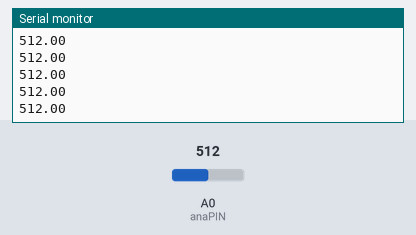
Recording of a sketch running on a simulated Arduino Uno, built with avr-gcc and run on an emulated ATmega328P. On the bench: the last lines printed to the serial monitor. The inputs (shaded band) are chosen by the test bench; at power-on: A0 (anaPIN) = 512.

Above: at 1.2 s.
1.3 s: A0 (anaPIN) set to 716
At 2.4 s:
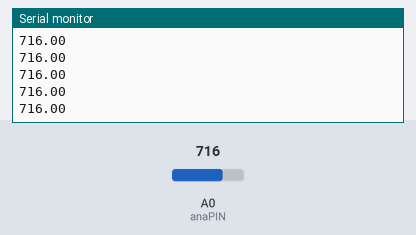
2.8 s: A0 (anaPIN) set to 900
At 3.4 s:
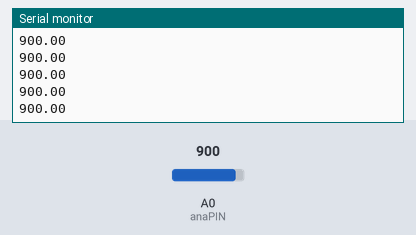
Timing chart, 0 to 5.8 s (numbered marks = the images above; inputs shaded):
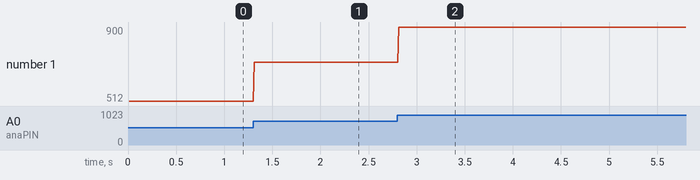

Measured:
- after the input at 1.3 s, the serial monitor: prints a new line at once (image 1)
- after the input at 2.8 s, the serial monitor: prints a new line at once (image 2)
- plotted number 1: 512 → 716 after the input at 1.3 s, 716 → 900 after the input at 2.8 s

The sketch:

Part3Code.ino
```cpp
//int digPIN = 2;
int anaPIN = A0;

void setup() {
  Serial.begin(9600);
  //pinMode(digPIN, INPUT);
  pinMode(anaPIN, INPUT);
}

// the loop routine runs over and over again forever:
void loop() {
  // read the input on analog pin 0:
  volatile float anasensorValue = analogRead(anaPIN);
  // strobe light at 3.9 Hz and 234 RPM
  delay(10);        // delay in between reads as 10 ms to not overload ourselves with data
  Serial.print(anasensorValue);
  Serial.println("");

}
```
